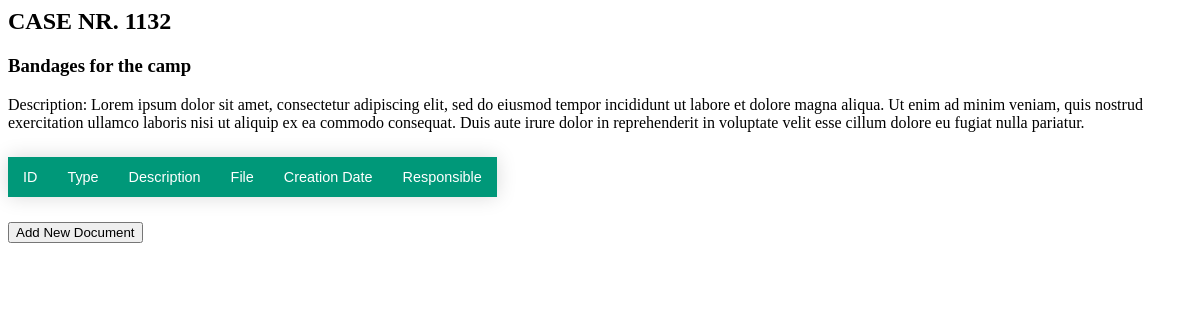
/output?case_id=1132, run on an earlier commit of the app's database.
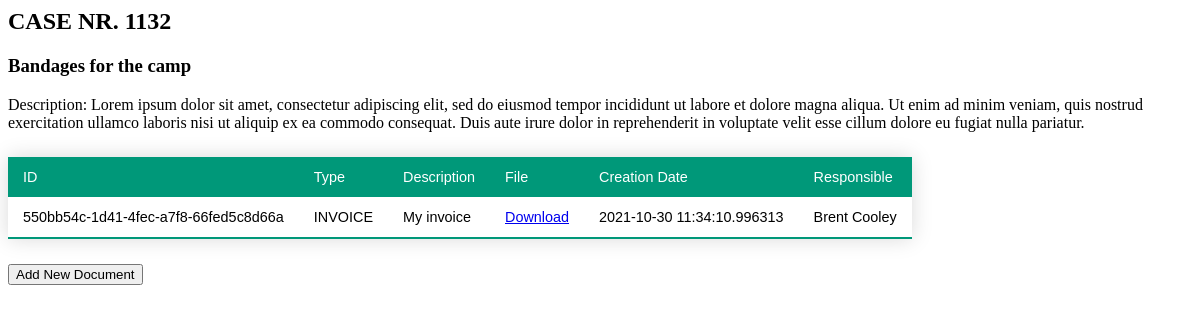
And on a later commit of the database.
### tables this page shows
CREATE TABLE DOCUMENTS (ID PRIMARY KEY NOT NULL, TYPE, FILE_PATH, CASE_ID, DESCRIPTION, CREATION_DATE, RESPONSIBLE);

### app.py (the view)
@app.route('/output', methods = ['GET', 'POST'])
def output():
    value = request.args.get('case_id')
    con = sql.connect(DATABASE)
    con.row_factory = sql.Row
    cur = con.cursor()
    cur.execute("SELECT * from CASES WHERE ID IS %s" %value)
    case_info = cur.fetchall()[0];
    cur.execute("SELECT * from DOCUMENTS WHERE CASE_ID IS %s" %value)
    documents = cur.fetchall();
    if request.method == "POST":
        case_id = request.form.get("case_id", None)
        return redirect(url_for("add"), case_id = case_id)
    return render_template("output.html", case_info  = case_info, documents = documents, dir = current_app.root_path)

### templates/output.html (shortened to what this page needs)
<html>
  <head>
  </head>
  <body>
    <h2>CASE NR. {{ case_info[0] }}</h2>
    <div>
      <h3>{{ case_info[1] }}</h3>
      </div>
    <div>
        Description: {{ case_info[2] }}
    </div>
    <table id="myTable" class="styled-table  table-responsive">
                        <thead>
                            <td>ID</td>
                            <td>Type</td>
                            <td>Description</td>
                            <td>File</td>
                            <td>Creation Date</td>
                            <td>Responsible</td>
                        </thead>
                        {% for row in documents %}
                        <td>{{row["ID"]}}</td>
                        <td>{{row["TYPE"]}}</td>
                        <td>{{row["DESCRIPTION"]}}</td>
                        <td><a href = {{row["FILE_PATH"]}} target="_new"> Download </a></td>
                        <td>{{row["CREATION_DATE"]}}</td>
                        <td>{{row["RESPONSIBLE"]}}</td>
         {% endfor %}
        </table>
        <form action="/add" method="get">
             <input type="submit"  value="Add New Document">
        </form>
  </body>
</html>

What changed in the data, as far as the page shows it:
added DOCUMENTS: ID "550bb54c-1d41-4fec-a7f8-66fed5c8d66a", TYPE "INVOICE", DESCRIPTION "My invoice", CREATION_DATE "2021-10-30 11:34:10.996313", RESPONSIBLE "Brent Cooley"
